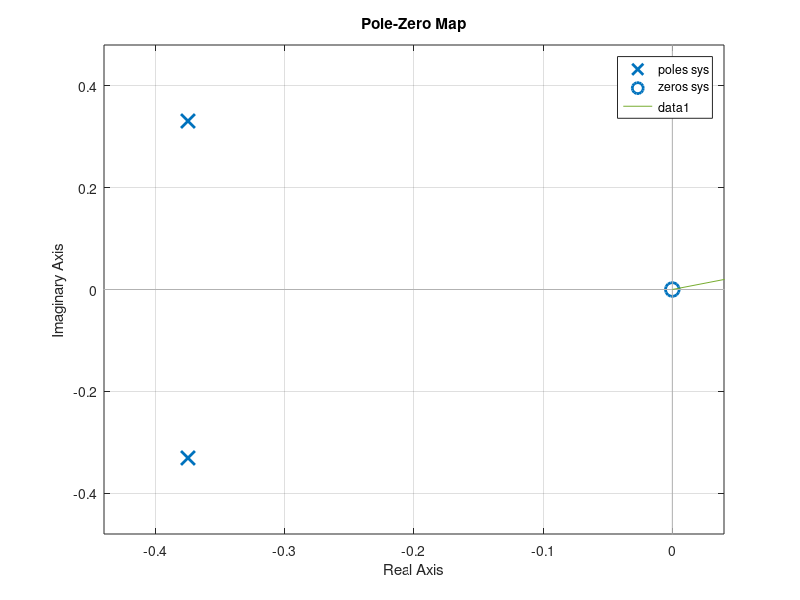

MATLAB code to generate this figure: (Note: this script raises an error after producing the figure.)
#Open Ended Experiment
#ARITRA CHATTERJEE - 2004010
clc;
clear;
close all;

num=[2 0]
den=[4 3 1]
t=0:0.05:5;
sys=tf(num,den)
y=step(sys,t)
pzmap(sys)
hold on;
plot(t,y)
hold on;
plot(t.y)
hold on;
num1=[2]
sys1=tf(num1,den)
y1=step(sys1,t)
plot(t,yl)
hold on;
den1=[4 3 1 0]
sys2=tf(num1,den1)
y2=step(sys2,t)
plot(t,y2)